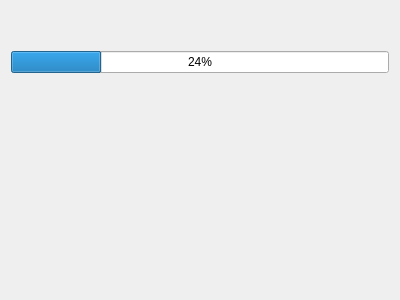
<?xml version="1.0" encoding="UTF-8"?>
<ui version="4.0">
 <class>AutoConfigTestPage</class>
 <widget class="QWidget" name="AutoConfigTestPage">
  <property name="geometry">
   <rect>
    <x>0</x>
    <y>0</y>
    <width>400</width>
    <height>300</height>
   </rect>
  </property>
  <property name="windowTitle">
   <string notr="true"/>
  </property>
  <layout class="QVBoxLayout" name="verticalLayout">
   <item>
    <widget class="QLabel" name="progressLabel">
     <property name="text">
      <string notr="true"/>
     </property>
    </widget>
   </item>
   <item>
    <widget class="QLabel" name="subProgressLabel">
     <property name="text">
      <string notr="true"/>
     </property>
    </widget>
   </item>
   <item>
    <widget class="QProgressBar" name="progressBar">
     <property name="value">
      <number>24</number>
     </property>
    </widget>
   </item>
   <item>
    <spacer name="verticalSpacer">
     <property name="orientation">
      <enum>Qt::Vertical</enum>
     </property>
     <property name="sizeHint" stdset="0">
      <size>
       <width>20</width>
       <height>40</height>
      </size>
     </property>
    </spacer>
   </item>
  </layout>
 </widget>
 <resources/>
 <connections/>
</ui>
